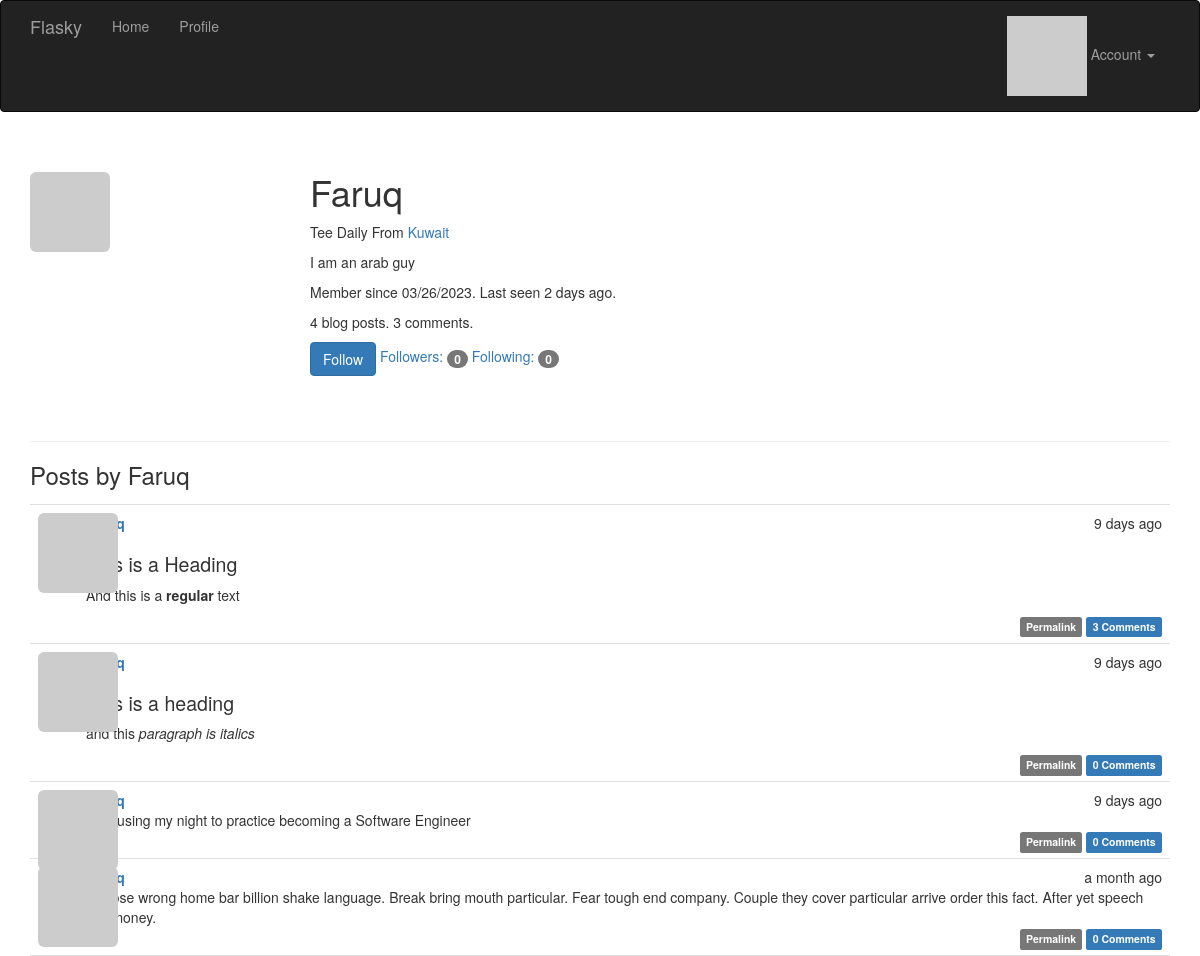
/user/Faruq (signed in), run on the app's committed database.
### app/models.py (models this page shows, shortened)
class User(UserMixin, db.Model):
    __tablename__ = 'users'
    id = db.Column(db.Integer, primary_key=True)
    email = db.Column(db.String(64), unique=True, index=True)
    username = db.Column(db.String(64), unique=True, index=True)
    role_id = db.Column(db.Integer, db.ForeignKey('roles.id'))
    posts = db.relationship('Post', backref='author', lazy='dynamic')
    comments = db.relationship('Comment', backref='author', lazy='dynamic')
    password_hash = db.Column(db.String(128))
    confirmed = db.Column(db.Boolean, default=False)
    name = db.Column(db.String(64))
    location = db.Column(db.String(64))
    about_me = db.Column(db.Text())
    member_since = db.Column(db.DateTime(), default=datetime.utcnow)
    last_seen = db.Column(db.DateTime(), default=datetime.utcnow)
    avatar_hash = db.Column(db.String(32))
    followed = db.relationship('Follow', foreign_keys=[Follow.follower_id],
                                backref=db.backref('follower', lazy='joined'), lazy='dynamic',
                                cascade='all, delete-orphan')
    followers = db.relationship('Follow', foreign_keys=[Follow.followed_id],
                                backref=db.backref('followed', lazy='joined'), lazy='dynamic',
                                cascade='all, delete-orphan')
    def can(self, perm):
        return self.role is not None and self.role.has_permission(perm)
    def is_administrator(self):
        return self.can(Permission.ADMIN)
    @property
    def password(self):
        raise AttributeError('password is not a readable attribute')
    @login_manager.user_loader
    def load_user(user_id):
        return User.query.get(int(user_id))
    def gravatar(self, size=100, default='identicon', rating='g'):
        if request.is_secure:
            url = 'https://secure.gravatar.com/avatar'
        else:
            url = 'http://www.gravatar.com/avatar'
        hash = hashlib.md5(self.email.lower().encode('utf-8')).hexdigest()
        return '{url}/{hash}?s={size}&d={default}&r={rating}'.format(
                        url=url, hash=hash, size=size, default=default, rating=rating)
    def ping(self):
        self.last_seen = datetime.utcnow()
        db.session.add(self)
        db.session.commit()
    def is_following(self, user):
        if user.id is None:
            return False
        return self.followed.filter_by(followed_id=user.id).first() is not None

class Post(db.Model):
    __tablename__ = 'posts'
    id = db.Column(db.Integer, primary_key=True)
    body = db.Column(db.Text)
    body_html = db.Column(db.Text)
    timestamp = db.Column(db.DateTime, index=True, default=datetime.utcnow)
    author_id = db.Column(db.Integer, db.ForeignKey('users.id'))
    comments = db.relationship('Comment', backref='post', lazy='dynamic')

### app/main/views.py (the view)
@main.route('/user/<username>')
def user(username):
    user = User.query.filter_by(username=username).first()
    if user is None:
        abort(404)
    posts = user.posts.order_by(Post.timestamp.desc()).all()
    return render_template('user.html', user=user, posts=posts)

### app/auth/views.py (called while the page is built)
@auth.before_app_request
def before_request():
    if current_user.is_authenticated:
        current_user.ping()
        if not current_user.confirmed \
                and request.endpoint \
                and request.blueprint != 'auth' \
                and request.endpoint != 'static':
            return redirect(url_for('auth.unconfirmed'))

### app/main/__init__.py (called while the page is built)
@main.app_context_processor
def inject_permission():
    return dict(Permission=Permission)

### app/models.py (called while the page is built)
    def has_permission(self, perm):
        return self.permissions & perm == perm

### app/templates/user.html (shortened to what this page needs)
{% extends "base.html" %}
{% block page_content %}
<div class="page-header">
    <img class="img-rounded profile-thumbnail" src="{{ user.gravatar(size=256) }}">
    <div class="profile-header">
        <h1>{{ user.username }}</h1>
        {% if user.name or user.location %}
        <p>
            {% if user.name %}{{ user.name }}{% endif %}
            {% if user.location %}
            From <a href="http://maps.google.com/?q={{ user.location }}">
                {{ user.location }}
            </a>
            {% endif %}
        </p>
        {% endif %}
        {% if user.about_me %}<p>{{ user.about_me }}</p>{% endif %}
        <p>
            Member since {{ moment(user.member_since).format('L') }}.
            Last seen {{ moment(user.last_seen).fromNow() }}.
        </p>
        <p> {{ user.posts.count() }} blog posts. {{ user.comments.count() }} comments.</p>
        <p>
            {% if current_user.can(Permission.FOLLOW) and user != current_user %}
                {% if not current_user.is_following(user) %}
                <a href="{{ url_for('.follow', username=user.username) }}"
                    class="btn btn-primary">Follow</a>
                {% else %}
                <a href="{{ url_for('.unfollow', username=user.username) }}"
                    class="btn btn-default">Unfollow</a>
                {% endif %}
            {% endif %}
            <a href="{{ url_for('.followers', username=user.username) }}">
            Followers: <span class="badge">{{ user.followers.count() - 1 }}</span>
            </a>
            <a href="{{ url_for('.followed_by', username=user.username) }}">
            Following: <span class="badge">{{ user.followed.count() - 1 }}</span>
            </a>
        </p>
    </div>
</div>
<h3>Posts by {{ user.username }}</h3>
{% include '_posts.html' %}
{% endblock %}

### app/templates/_posts.html (shortened to what this page needs)
<ul class="posts">
    {% for post in posts %}
    <li class="post">
        <div class="post-thumbnail">
            <a href="{{ url_for('.user', username=post.author.username) }}">
                <img class="img-rounded profile-thumbnail"
                src="{{ post.author.gravatar(size=40) }}">
            </a>
        </div>
        <div class="post-content">
            <div class="post-date">{{ moment(post.timestamp).fromNow() }}</div>
            <div class="post-author">
                <a href="{{ url_for('.user', username=post.author.username) }}">
                </a>
            </div>
            <div class="post-body">
                {% if post.body_html %}
                    {{ post.body_html | safe }}
                {% else %}
                    {{ post.body }}
                {% endif %}
            </div>
            <div class="post-footer">
                <a href="{{ url_for('.post', id=post.id) }}">
                    <span class="label label-default">Permalink</span>
                </a>
                <a href="{{ url_for('.post', id=post.id) }}#comments">
                    <span class="label label-primary">{{ post.comments.count() }} Comments</span>
                </a>
            </div>
        </div>
    </li>
    {% endfor %}
</ul>

### app/static/styles.css (style rules this page uses)
.profile-thumbnail { position: absolute; }
.profile-header { min-height: 260px; margin-left: 280px; }
ul.posts { list-style-type: none; padding: 0px; margin: 16px 0px 0px 0px; border-top: 1px solid #e0e0e0; }
ul.posts li.post { padding: 8px; border-bottom: 1px solid #e0e0e0; }
div.post-date { float: right; }
div.post-author { font-weight: bold; }
div.post-thumbnail { position: absolute; }
div.post-content { margin-left: 48px; min-height: 48px; }
div.post-footer { text-align: right; }
.post-body h1 { font-size: 140%; }

### data on the page
User: username "Faruq", name "Tee Daily", location "Kuwait", about_me "I am an arab guy", member_since "03/26/2023", last_seen "2 days ago"
Post: timestamp "9 days ago", body_html "This is a Heading And this is a regular text", comments.count "3"
Post: timestamp "9 days ago", body_html "This is a heading and this paragraph is italics", comments.count "0"
Post: timestamp "9 days ago", body "I am using my night to practice becoming a Software Engineer", comments.count "0"
Post: timestamp "a month ago", body "Choose wrong home bar billion shake language. Break bring mouth particular. Fear tough end company. Couple they cover particular arrive order this fact. After yet speech five money.", comments.count "0"

### other printed values
{{ user.posts.count() }} "4"
{{ user.comments.count() }} "3"
{{ user.followers.count() - 1 }} "0"
{{ user.followed.count() - 1 }} "0"
